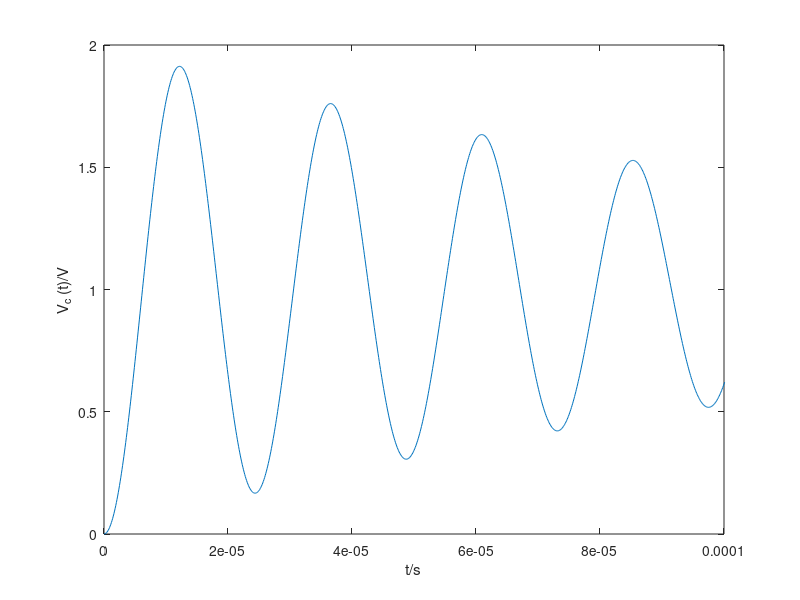

The MATLAB script that drew this image:
a = 7500;
w_d = 258089.94;
C_1 = -1;
C_2 = -0.029;

t = 0:0.0000001:0.01;
v_c = 1 + exp((-1*a).*t).*(C_1.*cos(w_d.*t))+ (C_2.*sin(w_d.*t));
plot(t, v_c);
ylim([0 2]);
xlim([0 10^-4]);
xlabel('t/s');
ylabel('V_c (t)/V');
